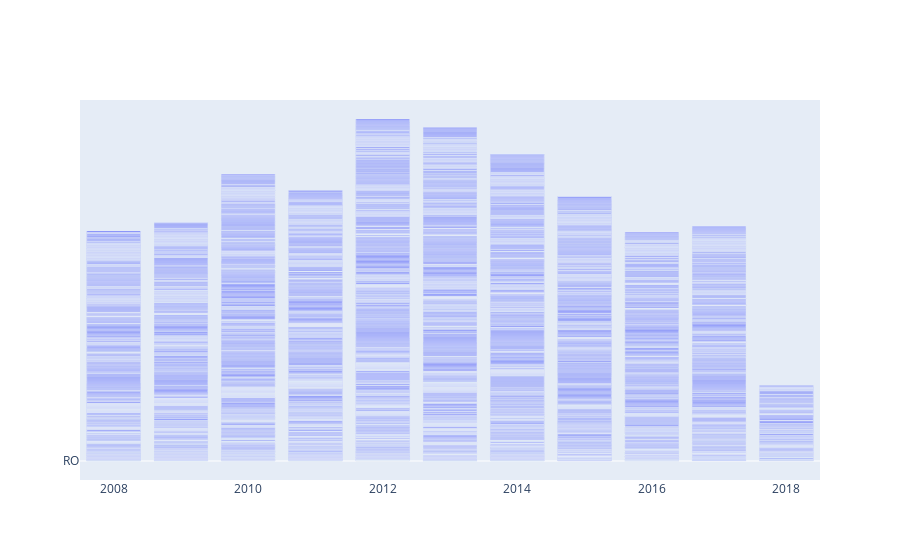

The code cell stored with this chart in its notebook:
### Code cell
trace = go.Bar(x=dados['ano'], y=dados['ocorrencia_uf'])
data = [trace]

py.iplot(data)

### Figure 1 — Plotly figure (JSON) as saved in the notebook; plotly's stock layout.template omitted (floating-point values rounded to 4 significant figures; data arrays with more than 128 entries replaced by an {"elided": "..."} marker saying what was removed)
{"data": [{"y": {"elided": "5116 str values"}, "x": {"elided": "5116 int values"}, "type": "bar"}], "layout": {}}
